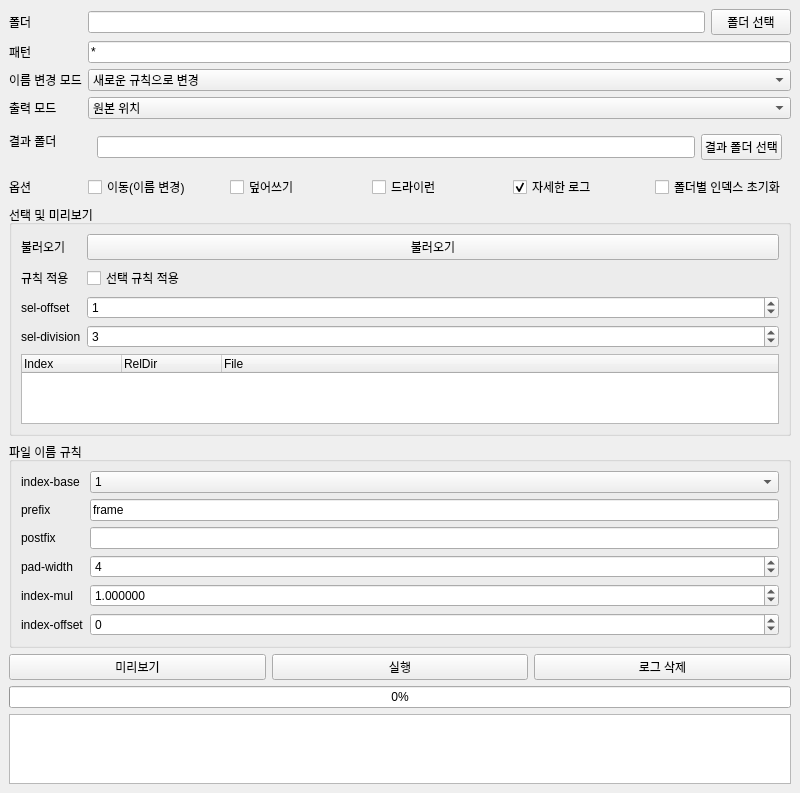
<?xml version="1.0" encoding="UTF-8"?>
<ui version="4.0">
 <class>MainWindow</class>
 <widget class="QMainWindow" name="MainWindow">
  <property name="geometry">
   <rect>
    <x>0</x>
    <y>0</y>
    <width>800</width>
    <height>600</height>
   </rect>
  </property>
  <property name="windowTitle">
   <string>파일명 변경 도구</string>
  </property>
  <widget class="QWidget" name="centralwidget">
   <layout class="QGridLayout" name="gridLayout">
    <item row="0" column="0">
     <layout class="QFormLayout" name="formLayout">
      <item row="0" column="0">
       <widget class="QLabel" name="label_folder">
        <property name="text">
         <string>폴더</string>
        </property>
       </widget>
      </item>
      <item row="0" column="1">
       <layout class="QHBoxLayout" name="folderLayout">
        <item>
         <widget class="QLineEdit" name="edit_folder"/>
        </item>
        <item>
         <widget class="QPushButton" name="btn_browse">
          <property name="text">
           <string>폴더 선택</string>
          </property>
         </widget>
        </item>
       </layout>
      </item>
      <item row="1" column="0">
       <widget class="QLabel" name="label_pattern">
        <property name="text">
         <string>패턴</string>
        </property>
       </widget>
      </item>
      <item row="1" column="1">
       <widget class="QLineEdit" name="edit_pattern">
        <property name="text">
         <string>*</string>
        </property>
       </widget>
      </item>
      <item row="2" column="0">
       <widget class="QLabel" name="label_rename_mode">
        <property name="text">
         <string>이름 변경 모드</string>
        </property>
       </widget>
      </item>
      <item row="2" column="1">
       <widget class="QComboBox" name="combo_rename_mode">
        <item>
         <property name="text">
          <string>새로운 규칙으로 변경</string>
         </property>
        </item>
        <item>
         <property name="text">
          <string>현재 이름 유지</string>
         </property>
        </item>
       </widget>
      </item>
      <item row="3" column="0">
       <widget class="QLabel" name="label_output_mode">
        <property name="text">
         <string>출력 모드</string>
        </property>
       </widget>
      </item>
      <item row="3" column="1">
       <widget class="QComboBox" name="combo_output_mode">
        <item>
         <property name="text">
          <string>원본 위치</string>
         </property>
        </item>
        <item>
         <property name="text">
          <string>다른 폴더(구조 유지)</string>
         </property>
        </item>
       </widget>
      </item>
      <item row="4" column="0">
       <widget class="QLabel" name="label_dest_folder">
        <property name="text">
         <string>결과 폴더</string>
        </property>
       </widget>
      </item>
      <item row="4" column="1">
       <widget class="QWidget" name="dst_box" native="true">
        <layout class="QHBoxLayout" name="dstLayout">
         <item>
          <widget class="QLineEdit" name="edit_dst"/>
         </item>
         <item>
          <widget class="QPushButton" name="btn_dst_browse">
           <property name="text">
            <string>결과 폴더 선택</string>
           </property>
          </widget>
         </item>
        </layout>
       </widget>
      </item>
      <item row="5" column="0">
       <widget class="QLabel" name="label_options">
        <property name="text">
         <string>옵션</string>
        </property>
       </widget>
      </item>
      <item row="5" column="1">
       <layout class="QHBoxLayout" name="optionsLayout">
        <item>
         <widget class="QCheckBox" name="chk_move">
          <property name="text">
           <string>이동(이름 변경)</string>
          </property>
         </widget>
        </item>
        <item>
         <widget class="QCheckBox" name="chk_overwrite">
          <property name="text">
           <string>덮어쓰기</string>
          </property>
         </widget>
        </item>
        <item>
         <widget class="QCheckBox" name="chk_dry">
          <property name="text">
           <string>드라이런</string>
          </property>
          <property name="checked">
           <bool>false</bool>
          </property>
         </widget>
        </item>
        <item>
         <widget class="QCheckBox" name="chk_verbose">
          <property name="text">
           <string>자세한 로그</string>
          </property>
          <property name="checked">
           <bool>true</bool>
          </property>
         </widget>
        </item>
        <item>
         <widget class="QCheckBox" name="chk_reset_per_folder">
          <property name="text">
           <string>폴더별 인덱스 초기화</string>
          </property>
         </widget>
        </item>
       </layout>
      </item>
     </layout>
    </item>
    <item row="1" column="0">
     <widget class="QGroupBox" name="group_select">
      <property name="title">
       <string>선택 및 미리보기</string>
      </property>
      <layout class="QFormLayout" name="selLayout">
       <item row="0" column="0">
        <widget class="QLabel" name="label_scan">
         <property name="text">
          <string>불러오기</string>
         </property>
        </widget>
       </item>
       <item row="0" column="1">
        <widget class="QPushButton" name="btn_scan">
         <property name="text">
          <string>불러오기</string>
         </property>
        </widget>
       </item>
       <item row="1" column="0">
        <widget class="QLabel" name="label_apply_selection">
         <property name="text">
          <string>규칙 적용</string>
         </property>
        </widget>
       </item>
       <item row="1" column="1">
        <widget class="QCheckBox" name="chk_apply_selection">
         <property name="text">
          <string>선택 규칙 적용</string>
         </property>
        </widget>
       </item>
       <item row="2" column="0">
        <widget class="QLabel" name="label_sel_offset">
         <property name="text">
          <string>sel-offset</string>
         </property>
        </widget>
       </item>
       <item row="2" column="1">
        <widget class="QSpinBox" name="spin_sel_offset">
         <property name="minimum">
          <number>-999999</number>
         </property>
         <property name="maximum">
          <number>999999</number>
         </property>
         <property name="value">
          <number>1</number>
         </property>
        </widget>
       </item>
       <item row="3" column="0">
        <widget class="QLabel" name="label_sel_div">
         <property name="text">
          <string>sel-division</string>
         </property>
        </widget>
       </item>
       <item row="3" column="1">
        <widget class="QSpinBox" name="spin_sel_div">
         <property name="minimum">
          <number>1</number>
         </property>
         <property name="maximum">
          <number>999999</number>
         </property>
         <property name="value">
          <number>3</number>
         </property>
        </widget>
       </item>
       <item row="4" column="0" colspan="2">
        <widget class="QTreeWidget" name="tree">
         <property name="columnCount">
          <number>3</number>
         </property>
         <column>
          <property name="text">
           <string>Index</string>
          </property>
         </column>
         <column>
          <property name="text">
           <string>RelDir</string>
          </property>
         </column>
         <column>
          <property name="text">
           <string>File</string>
          </property>
         </column>
        </widget>
       </item>
      </layout>
     </widget>
    </item>
    <item row="2" column="0">
     <widget class="QGroupBox" name="group_rename">
      <property name="title">
       <string>파일 이름 규칙</string>
      </property>
      <layout class="QFormLayout" name="renameLayout">
       <item row="0" column="0">
        <widget class="QLabel" name="label_index_base">
         <property name="text">
          <string>index-base</string>
         </property>
        </widget>
       </item>
       <item row="0" column="1">
        <widget class="QComboBox" name="combo_index_base">
         <item>
          <property name="text">
           <string>1</string>
          </property>
         </item>
         <item>
          <property name="text">
           <string>0</string>
          </property>
         </item>
        </widget>
       </item>
       <item row="1" column="0">
        <widget class="QLabel" name="label_prefix">
         <property name="text">
          <string>prefix</string>
         </property>
        </widget>
       </item>
       <item row="1" column="1">
        <widget class="QLineEdit" name="edit_prefix">
         <property name="text">
          <string>frame</string>
         </property>
        </widget>
       </item>
       <item row="2" column="0">
        <widget class="QLabel" name="label_postfix">
         <property name="text">
          <string>postfix</string>
         </property>
        </widget>
       </item>
       <item row="2" column="1">
        <widget class="QLineEdit" name="edit_postfix"/>
       </item>
       <item row="3" column="0">
        <widget class="QLabel" name="label_pad_width">
         <property name="text">
          <string>pad-width</string>
         </property>
        </widget>
       </item>
       <item row="3" column="1">
        <widget class="QSpinBox" name="spin_pad">
         <property name="minimum">
          <number>0</number>
         </property>
         <property name="maximum">
          <number>12</number>
         </property>
         <property name="value">
          <number>4</number>
         </property>
        </widget>
       </item>
       <item row="4" column="0">
        <widget class="QLabel" name="label_index_mul">
         <property name="text">
          <string>index-mul</string>
         </property>
        </widget>
       </item>
       <item row="4" column="1">
        <widget class="QDoubleSpinBox" name="spin_index_mul">
         <property name="decimals">
          <number>6</number>
         </property>
         <property name="minimum">
          <double>-1000.000000</double>
         </property>
         <property name="maximum">
          <double>1000.000000</double>
         </property>
         <property name="value">
          <double>1.000000</double>
         </property>
        </widget>
       </item>
       <item row="5" column="0">
        <widget class="QLabel" name="label_index_offset">
         <property name="text">
          <string>index-offset</string>
         </property>
        </widget>
       </item>
       <item row="5" column="1">
        <widget class="QSpinBox" name="spin_index_offset">
         <property name="minimum">
          <number>-999999</number>
         </property>
         <property name="maximum">
          <number>999999</number>
         </property>
         <property name="value">
          <number>0</number>
         </property>
        </widget>
       </item>
      </layout>
     </widget>
    </item>
    <item row="3" column="0">
     <layout class="QHBoxLayout" name="actionsLayout">
      <item>
       <widget class="QPushButton" name="btn_preview">
        <property name="text">
         <string>미리보기</string>
        </property>
       </widget>
      </item>
      <item>
       <widget class="QPushButton" name="btn_run">
        <property name="text">
         <string>실행</string>
        </property>
       </widget>
      </item>
      <item>
       <widget class="QPushButton" name="btn_clear">
        <property name="text">
         <string>로그 삭제</string>
        </property>
       </widget>
      </item>
     </layout>
    </item>
    <item row="4" column="0">
     <widget class="QProgressBar" name="progress">
      <property name="maximum">
       <number>1</number>
      </property>
      <property name="value">
       <number>0</number>
      </property>
     </widget>
    </item>
    <item row="5" column="0">
     <widget class="QPlainTextEdit" name="log">
      <property name="readOnly">
       <bool>true</bool>
      </property>
     </widget>
    </item>
   </layout>
  </widget>
 </widget>
 <resources/>
 <connections/>
</ui>
